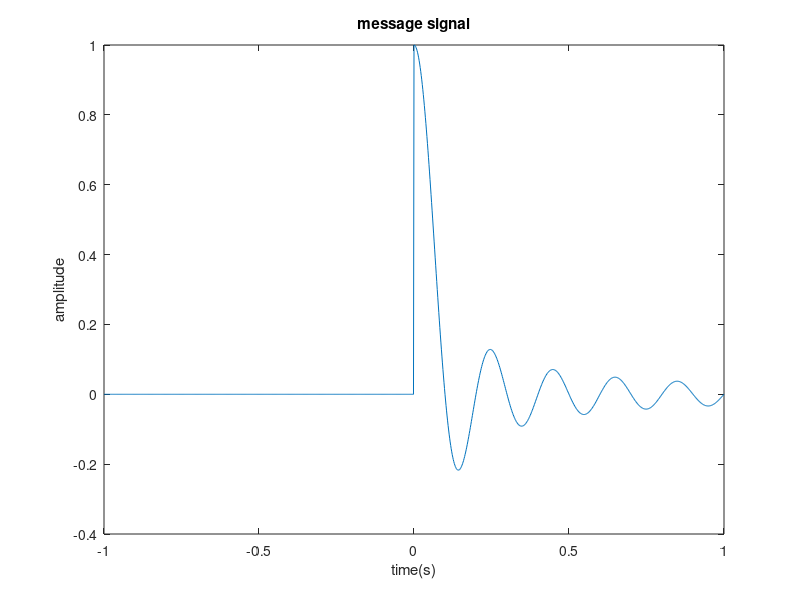

The MATLAB source for this figure:
fs=600;
t= -1 : 1/fs : 1;
xm = zeros(size(t));
for i=1:1:601
    xm(i)=0;
end
for i=601:1:1201
    xm(i) = sinc(10 .*t(i));
end

plot(t,xm)
title('message signal')
xlabel('time(s)')
ylabel('amplitude')
ylim([-0.4 1])
xlim([-1 1])
